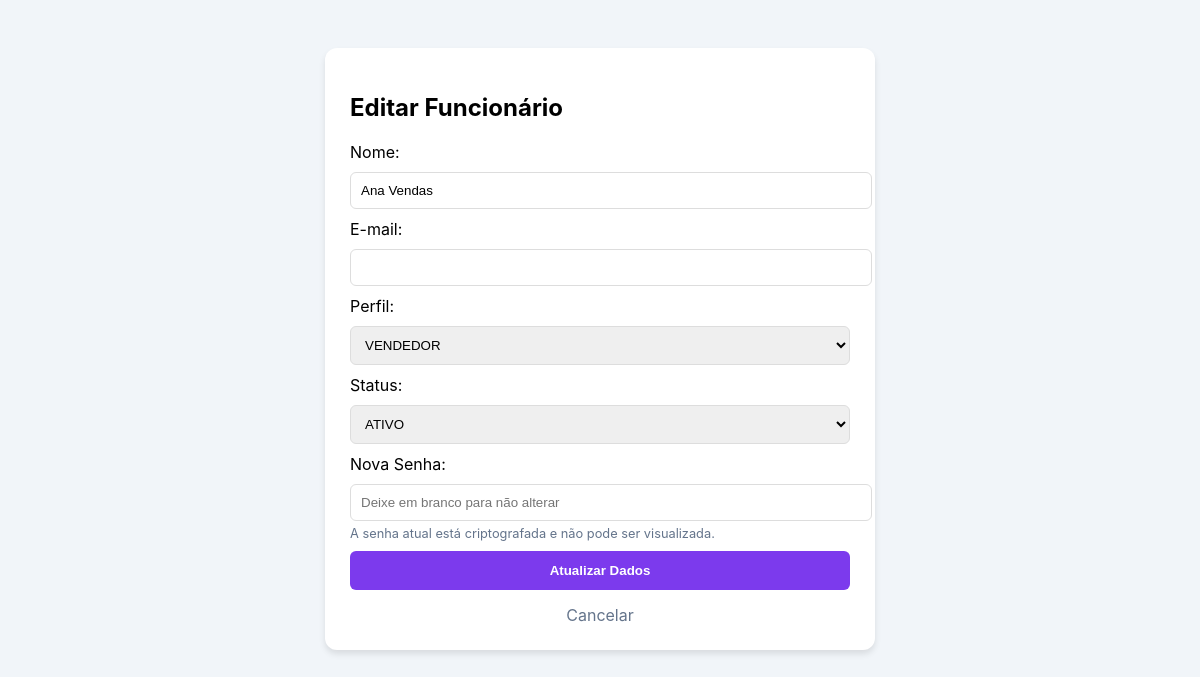
Page /EditarUsuario.php?id=2 (signed in) on the earlier database version.
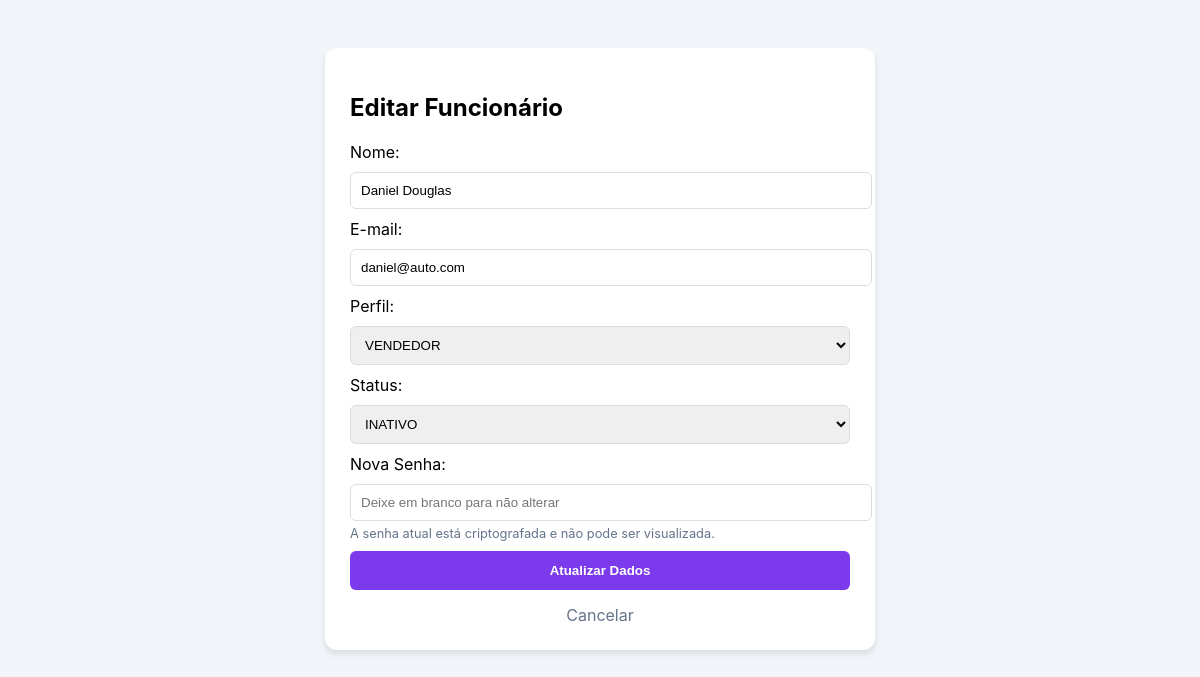
Same page on the later database version.
### tables this page shows
CREATE TABLE `usuarios` (
  `id_usuario` int(11) NOT NULL,
  `nome` varchar(100) NOT NULL,
  `email` varchar(100) NOT NULL,
  `senha` varchar(255) NOT NULL,
  `perfil` enum('GERENTE','VENDEDOR','ESTOQUISTA') DEFAULT NULL,
  `status_usuario` enum('ATIVO','INATIVO') DEFAULT 'ATIVO',
  `percentual_desconto_max` int(11) DEFAULT 0
);

### EditarUsuario.php (the view, shortened to what this page needs)
<?php
include 'conexao.php';
if (isset($_GET['id'])) {
    $id = intval($_GET['id']);
    $res = $conn->query("SELECT * FROM usuarios WHERE id_usuario = $id");
    $dados = $res->fetch_assoc();
}
?>
<!DOCTYPE html>
<html lang="pt-br">
<head>
</head>
<body>
    <div class="card">
        <h2>Editar Funcionário</h2>
        <form method="POST" action="EditarUsuario.php?id=<?php echo $id; ?>">
            <label>Nome:</label>
            <input type="text" name="nome" value="<?php echo $dados['nome']; ?>" required>
            <label>E-mail:</label>
            <input type="email" name="email" value="<?php echo $dados['email']; ?>" required>
            <label>Perfil:</label>
            <select name="perfil">
                <option value="VENDEDOR" <?php if($dados['perfil'] == 'VENDEDOR') echo 'selected'; ?>>VENDEDOR</option>
            </select>
            <label>Status:</label>
            <select name="status_usuario">
                <option value="ATIVO" <?php if($dados['status_usuario'] == 'ATIVO') echo 'selected'; ?>>ATIVO</option>
                <option value="INATIVO" <?php if($dados['status_usuario'] == 'INATIVO') echo 'selected'; ?>>INATIVO</option>
            </select>
            <label>Nova Senha:</label>
            <input type="password" name="nova_senha" placeholder="Deixe em branco para não alterar">
            <p class="info-senha">A senha atual está criptografada e não pode ser visualizada.</p>
            <button type="submit" name="atualizar" class="btn">Atualizar Dados</button>
        </form>
        <a href="UsuariosGestao.php" style="display:block; text-align:center; margin-top:15px; text-decoration:none; color:#64748b;">Cancelar</a>
    </div>
</body>
</html>

Differences in the rows shown:
changed usuarios "VENDEDOR": nome "Ana Vendas" → "Daniel Douglas"; email (not shown) → "daniel@auto.com"; status_usuario "ATIVO" → "INATIVO"
